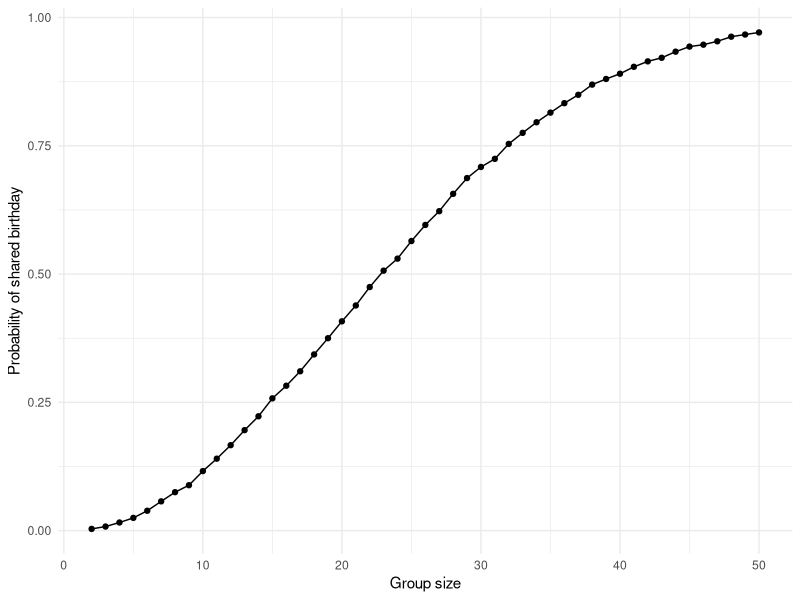

Recreate this plot in R.
## ---- chunk 1
knitr::opts_chunk$set(echo = TRUE)
## ---- chunk 2
library(tidyverse)
set.seed(123)
birthdaycheck = function(n) {
  birthdays = sample(1:365, size = n, replace = TRUE)
  any(duplicated(birthdays))
}
sim_data = function(n, time = 10000) {
   result = logical(time)
  for (i in 1:time) {
    result[i] = birthdaycheck(n)
  }
  tibble(
    groupsize = n,
    prob = mean(result)
  )
}
final = tibble()
for (n in 2:50) {
  sim = sim_data(n)
  final = bind_rows(final, sim)
}
final
final %>% 
  ggplot(aes(x = groupsize, y = prob)) +geom_point() + geom_line() +
  labs(
    x = "Group size",
    y = "Probability of shared birthday",
  ) + theme_minimal()
